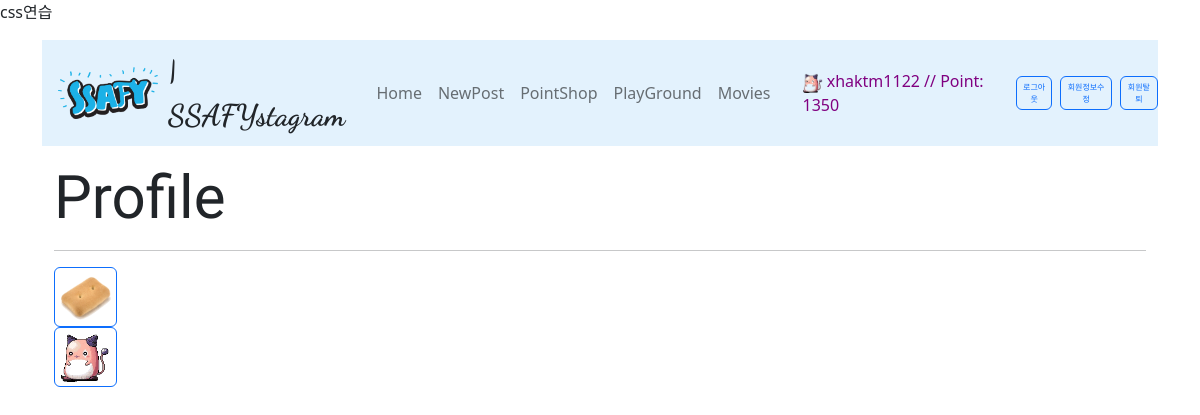
Page /articles/profile/ (signed in) on the earlier database version.
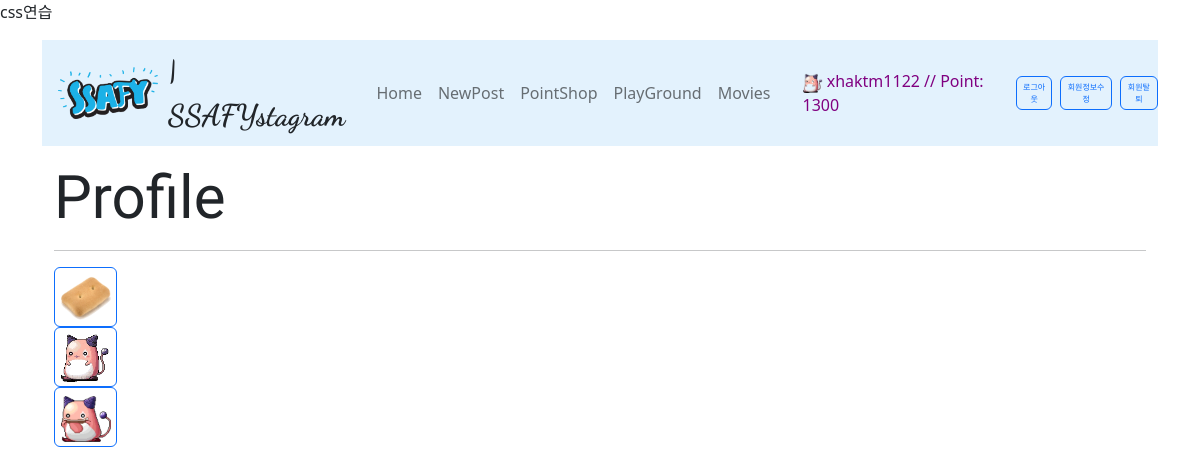
Same page on the later database version.
### accounts/models.py (models this page shows)
class User(AbstractUser):
    point = models.IntegerField(default=500)
    pass

### articles/models.py (models this page shows)
class Itembox(models.Model):
    username = models.CharField(max_length=50)
    icon_id = models.IntegerField(default=0)

class Usericon(models.Model):
    icon_id = models.IntegerField()
    iconname = models.CharField(max_length=20)
    url = models.TextField()
    price = models.IntegerField(default=500)

### articles/views.py (the view)
# urls.py: path('profile/', views.profile, name='profile'),
@login_required
def profile(request):
    icons = Usericon.objects.all()
    itembox = Itembox.objects.filter(username=request.user.username)
    for icon in icons:
        for item in itembox:
            if item.icon_id == icon.icon_id:
                item.url = icon.url
    context = {
        'iconlist': itembox,
    }
    return render(request, 'articles/profile.html', context)

### articles/context_processors.py (called while the page is built)
def profile_processor(request):
    first_profile = Profile()
    first_profile.icon_url = 'icon/anonymous.png'
    is_anonymoususer = str(request.user) == 'AnonymousUser'
    if is_anonymoususer == False:
        [first_profile] = Profile.objects.filter(username=request.user.username) # 일치하는 이름으로 필터로 거름 (get은 없으면 오류)
    return {
        'profile': first_profile,
    }

### articles/templates/articles/profile.html (shortened to what this page needs)
{% extends 'base.html' %}
{% load static %}
{% block content %}
  <h1>Profile</h1>
  <hr>
  {% for icon in iconlist %}
    <div>
      <button type="button" data-bs-toggle="modal" data-bs-target="#iconsetting{{ icon.icon_id }}" class="btn btn-outline-primary padzero ">
        <img style="width: 50px; height: 50px;" src="{% static icon.url %}" alt="icon"/></button>
    </div>
  {% endfor %}
{% endblock content %}

### templates/base.html (shortened to what this page needs)
{% load static %}
<!DOCTYPE html>
<html lang="en">
  <head>
    <link href="https://cdn.jsdelivr.net/npm/bootstrap@5.2.0-beta1/dist/css/bootstrap.min.css" rel="stylesheet">
    <link rel="stylesheet" href="{% static 'css/style.css' %}">
    <link rel="stylesheet" href="{% static 'css/movie_style.css' %}">
    <link rel="stylesheet" href="{% static 'css/test.css' %}">
  </head>
  <body>
    <a href="{% url 'articles:test' %}">css연습</a>
    <div class="container">
      <nav class="navbar navbar-expand-lg navbar-light my-3" style="background-color: #e3f2fd;">
        <a class="navbar-brand disabled">
          <i class="fab fa-instagram ">
            <a href="{% url 'articles:index' %}"><img src="{% static 'img/ssafy.png' %}" width='100px;' style='margin-right: 10px;'></a>
          </i>
          <span class="insta">| SSAFYstagram</span>
        </a>
        <div class="collapse navbar-collapse justify-content-between" id="navbarNav">
          <ul class="navbar-nav ms-3">
            <li class="nav-item active">
              <a class="nav-link" href="{% url 'articles:index' %}">Home</a>
            </li>
            <li class="nav-item">
              <a class="nav-link" href="{% url 'articles:create' %}">NewPost</a>
            </li>
            <li class="nav-item">
              <a class="nav-link" href="{% url 'articles:pointshop' %}">PointShop</a>
            </li>
            <li class="nav-item">
              <a class="nav-link" href="{% url 'articles:download' %}">PlayGround</a>
            </li>
            <li class="nav-item">
              <a class="nav-link" href="{% url 'movies:movies' %}">Movies</a>
            </li>
          </ul>
          <ul class="navbar-nav ms-3 align-items-center">
            <li class="nav-item">
              <a href="{% url 'articles:profile' %}" class="nav-link" style="color: purple;">
                <img style="width: 20px; height: 20px;" src="{% static profile.icon_url %}" alt="icon"/>
                {{ user }}
                {% if request.user.is_authenticated %}
                  // Point:
                  {{ user.point }}
                {% endif %}
              </a>
            </li>
            {% if request.user.is_authenticated %}
              <li class="nav-item">
                <form class="nav-link" action="{% url 'accounts:logout' %}" method="POST">
                  <button type="submit" class="btn btn-outline-primary padzero">로그아웃</button>
                </form>
              </li>
              <li class="nav-item me-2">
                <a class="nav-link" href="{% url 'accounts:update' %}" style="padding: 0px; ">
                  <button type="button" class="btn btn-outline-primary padzero">회원정보수정</button>
                </a>
              </li>
              <li class="nav-item">
                <a class="nav-link" style="padding: 0px; ">
                  <button type="button" data-bs-toggle="modal" data-bs-target="#exampleModal" class="btn btn-outline-primary padzero ">회원탈퇴</button>
                </a>
              </li>
            {% endif %}
          </ul>
        </div>
      </nav>
      <div class="container">
        {% block content %}{% endblock content %}
      </div>
    </body>
  </html>

Differences in the rows shown:
changed User "xhaktm1122": point "1350" → "1300"
added Itembox: url (picture)
